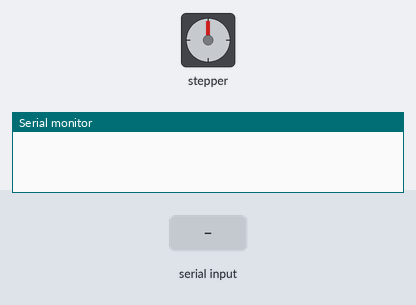
The sketch below on a simulated Arduino Uno, built with avr-gcc and run on an emulated ATmega328P. Shown: stepper motor, the last lines printed to the serial monitor. Wiring (inferred from the names in the program): stepper motor (2048 steps per turn assumed): coils pin 10, pin 11, pin 12, pin 13. The inputs (shaded band) are chosen by the test bench.

Above: at 1.2 s.
1.3 s: "90,45\n" received over Serial
At 3.1 s:
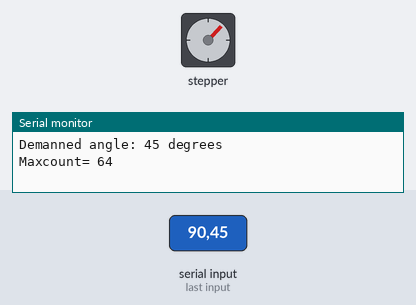
3.5 s: "30,150\n" received over Serial
At 6.2 s:
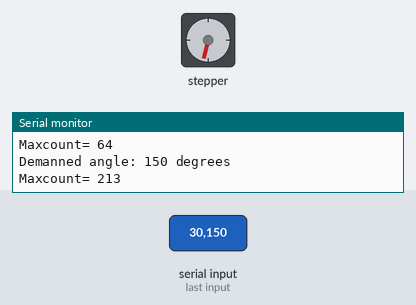
6.5 s: "90\n" received over Serial
At 8.8 s:
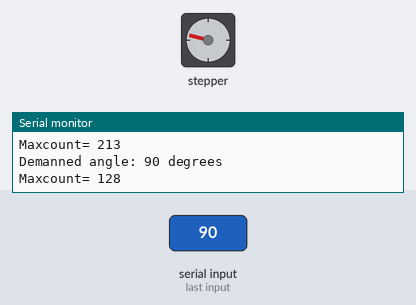
9.4 s: "200\n" received over Serial
At 10.4 s:
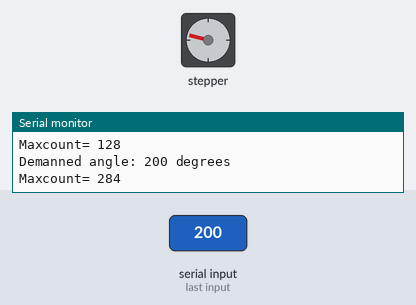
12.4 s: "90,45\n" received over Serial
14.7 s: "30,150\n" received over Serial
At 18.3 s:
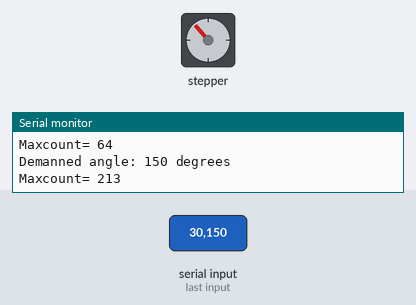
Timing chart, 0 to 18.7 s (numbered marks = the images above; inputs shaded):
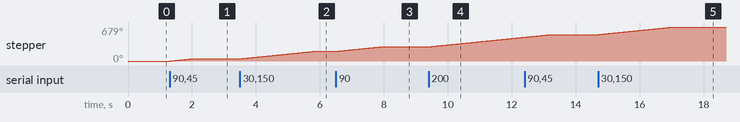

The sketch:

best_control_modified.ino
```cpp
//declare variables for motor pins
int motorPin1 = 10; //Blue - 28BYJ48 pin 1
int motorPin2 = 11; //Pink - 28BYJ48 pin 2
int motorPin3 = 12; //Yellow - 28BYJ48 pin 3
int motorPin4 = 13; //Orange - 28BYJ48 pin 4
             //Red - 28BYJ48 pin 5(VCC)

int motorSpeed = 1200; //variable to set stepper speed
int count = 0; //count of steps made
int countsperrev = 512; //number of steps per full revolution
int lookup[8] = {B01000,B01100,B00100,B00110,B00010,B00011,B00001,B01001};

////////////////////////////////////////////////////////////////
int maxcount = 0;
///////////////////////////////////////////////////////////////
void setup()
{
  //declare the motor pins as outputs
  pinMode(motorPin1,OUTPUT);
  pinMode(motorPin2,OUTPUT);
  pinMode(motorPin3,OUTPUT);
  pinMode(motorPin4,OUTPUT);
  Serial.begin(9600);
}
///////////////////////////////////////////////////////////////
void loop()
{
  while (Serial.available() > 0)
  {
    int maxcount = Serial.parseInt();
    if (Serial.read() == '\n')
    {
      Serial.print("Demanned angle: ");
      Serial.print(maxcount);
      Serial.println(" degrees");
      maxcount = maxcount * 64 / 45;
      Serial.print("Maxcount= ");
      Serial.println(maxcount);
      if ( maxcount >= 0 )
      clockwise(maxcount);
      else if ( maxcount < 0 )
      anticlockwise(abs(maxcount));
    }
  }
}
///////////////////////////////////////////////////////////////
/*
void loop()
{
  // step one step:
  if (Serial.available())
  {
    char ch = Serial.read();
    if ( ch == '-')      direct = 1;
    if (isDigit(ch))
    {
      value = (value * 10) + (ch - '0');
    }
    else if (ch == 10)
    {
      angle = value;
      Serial.print("Demanned angle: ");
      if (direct == 1)
      Serial.print("-");
      Serial.print(angle);
      Serial.println(" degrees");
      maxcount = angle * 64 / 45;
      Serial.print("Maxcount= ");
      Serial.println(maxcount);
      value = 0;
      if (direct == 0)
      clockwise(maxcount);
      else if (direct == 1)
      anticlockwise(maxcount);
      direct = 0;
    }
  }
// stepper(maxcount);
// stepCount = 0;
}
*/
//////////////////////////////////////////////////////////////
//set pins to ULN2003 high in sequence from 1 to 4
//delay "motorSpeed" between each pin setting (to determine speed)
void anticlockwise(int CountMax)
{
  for (int stepCount = 0; stepCount < CountMax; stepCount++)
  {
    for(int i = 0; i < 8; i++)
    {
      setOutput(i);
      delayMicroseconds(motorSpeed);
    }
  }
}
void clockwise(int CountMax)
{
  for (int stepCount = 0; stepCount < CountMax; stepCount++)
  {
    for(int i = 8; i >= 0; i--)
    {
      setOutput(i);
      delayMicroseconds(motorSpeed);
    }
  }
}
void setOutput(int out)
{
  digitalWrite(motorPin1,bitRead(lookup[out],0));
  digitalWrite(motorPin2,bitRead(lookup[out],1));
  digitalWrite(motorPin3,bitRead(lookup[out],2));
  digitalWrite(motorPin4,bitRead(lookup[out],3));
}
```

Measured:
- after the input at 1.3 s, stepper: turns 44° clockwise in 0.68 s, starting at once
- after the input at 3.5 s, stepper: turns 150° clockwise in 2.3 s, starting at once
- after the input at 6.5 s, stepper: turns 90° clockwise in 1.4 s, starting at once
- after the input at 9.4 s, stepper: keeps turning clockwise at about 64°/s, starting at once
- after the input at 14.7 s, stepper: turns 150° clockwise in 2.3 s, starting at once
